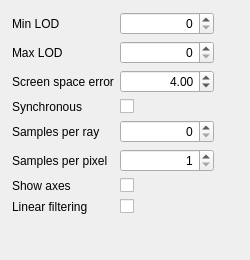
<?xml version="1.0" encoding="UTF-8"?>
<ui version="4.0">
 <class>renderParametersController</class>
 <widget class="QWidget" name="renderParametersController">
  <property name="geometry">
   <rect>
    <x>0</x>
    <y>0</y>
    <width>250</width>
    <height>260</height>
   </rect>
  </property>
  <property name="sizePolicy">
   <sizepolicy hsizetype="Preferred" vsizetype="Preferred">
    <horstretch>0</horstretch>
    <verstretch>0</verstretch>
   </sizepolicy>
  </property>
  <property name="minimumSize">
   <size>
    <width>250</width>
    <height>0</height>
   </size>
  </property>
  <property name="windowTitle">
   <string>Render parameters</string>
  </property>
  <widget class="QWidget" name="formLayoutWidget">
   <property name="geometry">
    <rect>
     <x>0</x>
     <y>0</y>
     <width>226</width>
     <height>251</height>
    </rect>
   </property>
   <layout class="QFormLayout" name="formLayout">
    <property name="sizeConstraint">
     <enum>QLayout::SetDefaultConstraint</enum>
    </property>
    <property name="fieldGrowthPolicy">
     <enum>QFormLayout::AllNonFixedFieldsGrow</enum>
    </property>
    <property name="rowWrapPolicy">
     <enum>QFormLayout::DontWrapRows</enum>
    </property>
    <property name="labelAlignment">
     <set>Qt::AlignLeading|Qt::AlignLeft|Qt::AlignVCenter</set>
    </property>
    <property name="formAlignment">
     <set>Qt::AlignLeading|Qt::AlignLeft|Qt::AlignTop</set>
    </property>
    <property name="horizontalSpacing">
     <number>6</number>
    </property>
    <property name="verticalSpacing">
     <number>6</number>
    </property>
    <property name="leftMargin">
     <number>12</number>
    </property>
    <property name="topMargin">
     <number>12</number>
    </property>
    <property name="rightMargin">
     <number>12</number>
    </property>
    <property name="bottomMargin">
     <number>12</number>
    </property>
    <item row="0" column="0">
     <widget class="QLabel" name="minLODLabel">
      <property name="text">
       <string>Min LOD</string>
      </property>
     </widget>
    </item>
    <item row="0" column="1">
     <widget class="QSpinBox" name="minLODSpinBox">
      <property name="alignment">
       <set>Qt::AlignRight|Qt::AlignTrailing|Qt::AlignVCenter</set>
      </property>
      <property name="buttonSymbols">
       <enum>QAbstractSpinBox::UpDownArrows</enum>
      </property>
     </widget>
    </item>
    <item row="1" column="0">
     <widget class="QLabel" name="maxLODLabel">
      <property name="text">
       <string>Max LOD</string>
      </property>
     </widget>
    </item>
    <item row="1" column="1">
     <widget class="QSpinBox" name="maxLODSpinBox">
      <property name="alignment">
       <set>Qt::AlignRight|Qt::AlignTrailing|Qt::AlignVCenter</set>
      </property>
     </widget>
    </item>
    <item row="2" column="0">
     <widget class="QLabel" name="screenSpaceErrorLabel">
      <property name="text">
       <string>Screen space error</string>
      </property>
     </widget>
    </item>
    <item row="2" column="1">
     <widget class="QDoubleSpinBox" name="screenSpaceErrorDoubleSpinBox">
      <property name="alignment">
       <set>Qt::AlignRight|Qt::AlignTrailing|Qt::AlignVCenter</set>
      </property>
      <property name="decimals">
       <number>2</number>
      </property>
      <property name="value">
       <double>4.000000000000000</double>
      </property>
     </widget>
    </item>
    <item row="3" column="0">
     <widget class="QLabel" name="synchronousLabel">
      <property name="text">
       <string>Synchronous</string>
      </property>
     </widget>
    </item>
    <item row="3" column="1">
     <widget class="QCheckBox" name="synchronousCheckBox">
      <property name="tristate">
       <bool>false</bool>
      </property>
     </widget>
    </item>
    <item row="4" column="0">
     <widget class="QLabel" name="samplesPerRayLabel">
      <property name="text">
       <string>Samples per ray</string>
      </property>
     </widget>
    </item>
    <item row="4" column="1">
     <widget class="QSpinBox" name="samplesPerRaySpinBox">
      <property name="alignment">
       <set>Qt::AlignRight|Qt::AlignTrailing|Qt::AlignVCenter</set>
      </property>
      <property name="minimum">
       <number>0</number>
      </property>
      <property name="maximum">
       <number>4096</number>
      </property>
      <property name="value">
       <number>0</number>
      </property>
     </widget>
    </item>
    <item row="5" column="0">
     <widget class="QLabel" name="samplesPerPixelLabel">
      <property name="text">
       <string>Samples per pixel</string>
      </property>
     </widget>
    </item>
    <item row="5" column="1">
     <widget class="QSpinBox" name="samplesPerPixelSpinBox">
      <property name="alignment">
       <set>Qt::AlignRight|Qt::AlignTrailing|Qt::AlignVCenter</set>
      </property>
      <property name="minimum">
       <number>1</number>
      </property>
      <property name="maximum">
       <number>64</number>
      </property>
     </widget>
    </item>
    <item row="6" column="0">
     <widget class="QLabel" name="showAxesLabel">
      <property name="text">
       <string>Show axes</string>
      </property>
     </widget>
    </item>
    <item row="6" column="1">
     <widget class="QCheckBox" name="showAxesCheckBox">
      <property name="tristate">
       <bool>false</bool>
      </property>
     </widget>
    </item>
    <item row="7" column="0">
     <widget class="QLabel" name="linearFilteringLabel">
      <property name="text">
       <string>Linear filtering</string>
      </property>
     </widget>
    </item>
    <item row="7" column="1">
     <widget class="QCheckBox" name="linearFilteringCheckBox">
      <property name="tristate">
       <bool>false</bool>
      </property>
     </widget>
    </item>
   </layout>
  </widget>
 </widget>
 <resources/>
 <connections/>
</ui>
